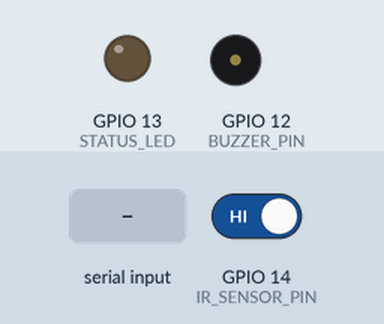
Bench run of a sketch on a simulated ESP32. Parts: output pins drawn as LEDs (lit = HIGH), buzzer (waves = sounding, pin HIGH). Inputs (shaded band) come from the test bench; at power-on: GPIO 14 (IR_SENSOR_PIN) HIGH. WiFi joins after 1.5 s; servers stay silent unless stated; no MQTT or app messages arrive unless stated; what the sketch prints to the serial monitor is not drawn.

Above: at 2.7 s.
2.8 s: GPIO 14 (IR_SENSOR_PIN) driven LOW
4.3 s: "90,45\n" received over Serial
Timing chart, 0 to 7.3 s (numbered marks = the images above; inputs shaded):
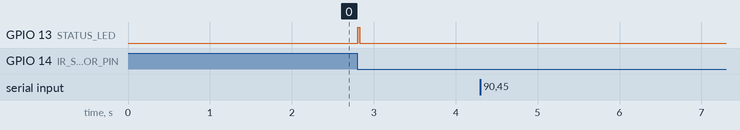

The sketch:

TEST_2.ino
```cpp
#include <WiFi.h>
#include <PubSubClient.h>

// --- Network Config ---
const char* ssid = "Marias";
const char* password = "123456789";
const char* mqtt_server = "broker.hivemq.com";

// --- Pins ---
const int IR_SENSOR_PIN = 14;
const int BUZZER_PIN = 12;
const int STATUS_LED = 13;

// --- Configuration ---
const int DROP_FACTOR = 20;
float fullCapacityMl = 500.0;

// --- Variables ---
volatile unsigned long pulseInterval = 0;
volatile unsigned long lastDropTime = 0;
volatile int totalDropsCounted = 0;
bool newDrop = false;

WiFiClient espClient;
PubSubClient client(espClient);

void IRAM_ATTR countDrop() {
  unsigned long now = millis();
  pulseInterval = now - lastDropTime;
  if (now - lastDropTime > 150) { // 150ms debounce
    lastDropTime = now;
    totalDropsCounted++;
    newDrop = true;
  }
}

void setup() {
  Serial.begin(115200);
  pinMode(IR_SENSOR_PIN, INPUT_PULLUP);
  pinMode(BUZZER_PIN, OUTPUT);
  pinMode(STATUS_LED, OUTPUT);

  WiFi.begin(ssid, password);
  while (WiFi.status() != WL_CONNECTED) delay(500);

  client.setServer(mqtt_server, 1883);
  attachInterrupt(digitalPinToInterrupt(IR_SENSOR_PIN), countDrop, FALLING);
}

void loop() {
  if (!client.connected()) {
    client.connect("ESP32_IV_Monitor");
  }
  client.loop();

  // 1. Handle Serial Input (For manual capacity reset)
  if (Serial.available() > 0) {
    float inputVal = Serial.parseFloat();
    if (inputVal > 0) {
      fullCapacityMl = inputVal;
      totalDropsCounted = 0;
      noTone(BUZZER_PIN);
      Serial.println("Capacity Reset!");
    }
  }

  // 2. Handle Logic on Every Drop
  if (newDrop) {
    newDrop = false;

    // Calculations from your edit
    float dpm = 60000.0 / pulseInterval;
    float mlPerHour = (dpm * 60.0) / DROP_FACTOR;
    float mlUsed = (float)totalDropsCounted / DROP_FACTOR;
    float mlLeft = fullCapacityMl - mlUsed;
    float percentageLeft = (mlLeft / fullCapacityMl) * 100.0;

    // --- ALARM LOGIC (10% Threshold) ---
    if (percentageLeft <= 10.0 && percentageLeft > 0) {
      tone(BUZZER_PIN, 2000, 70);
    } else {
      noTone(BUZZER_PIN);
    }

    // --- WIFI PUBLISH ---
    // Sending all three metrics to the dashboard
    String payload = "{";
    payload += "\"rate\":" + String(mlPerHour, 1) + ",";
    payload += "\"ml\":" + String(mlLeft, 1) + ",";
    payload += "\"perc\":" + String(percentageLeft, 1);
    payload += "}";

    client.publish("hospital/iv/data", payload.c_str());

    // Local Serial Debug
    Serial.print("Rate: "); Serial.print(mlPerHour, 1);
    Serial.print(" | Rem: "); Serial.print(mlLeft, 1);
    Serial.print(" | %: "); Serial.println(percentageLeft, 1);

    digitalWrite(STATUS_LED, HIGH); delay(30); digitalWrite(STATUS_LED, LOW);
  }
}
```

Measured:
- after the input at 2.8 s, GPIO 13 (STATUS_LED): LOW → HIGH at once, → LOW 0.03 s later
- after the input at 4.3 s, every drawn part: stays the same
